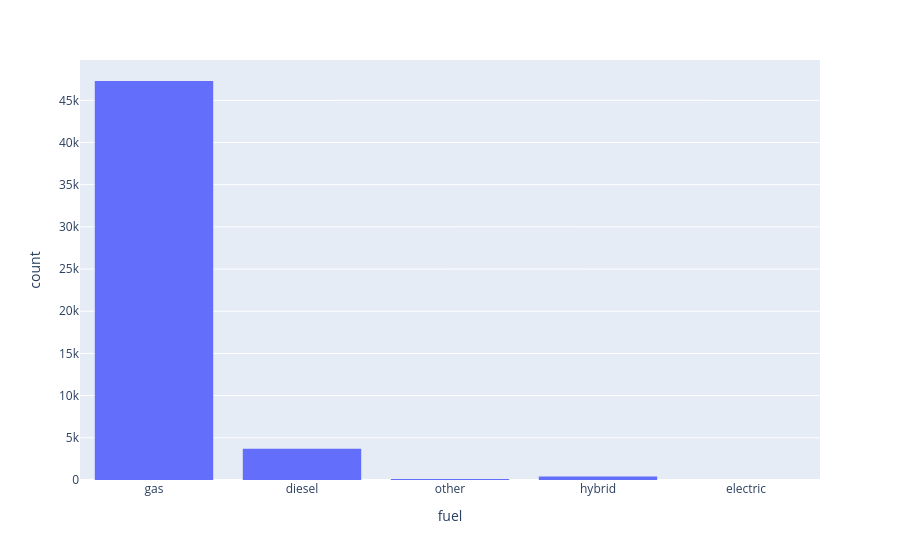

Notebook cell for this chart:
### Code cell
fig = px.histogram(df, x="fuel")
fig.show()

### Figure 1 — Plotly figure (JSON) as saved in the notebook; plotly's stock layout.template omitted (floating-point values rounded to 4 significant figures; data arrays with more than 128 entries replaced by an {"elided": "..."} marker saying what was removed)
{"data": [{"bingroup": "x", "hovertemplate": "fuel=%{x}<br>count=%{y}<extra></extra>", "legendgroup": "", "marker": {"color": "#636efa", "pattern": {"shape": ""}}, "name": "", "orientation": "v", "showlegend": false, "type": "histogram", "x": {"elided": "51525 str values"}, "xaxis": "x", "yaxis": "y"}], "layout": {"barmode": "relative", "legend": {"tracegroupgap": 0}, "margin": {"t": 60}, "xaxis": {"anchor": "y", "domain": [0, 1], "title": {"text": "fuel"}}, "yaxis": {"anchor": "x", "domain": [0, 1], "title": {"text": "count"}}}}
